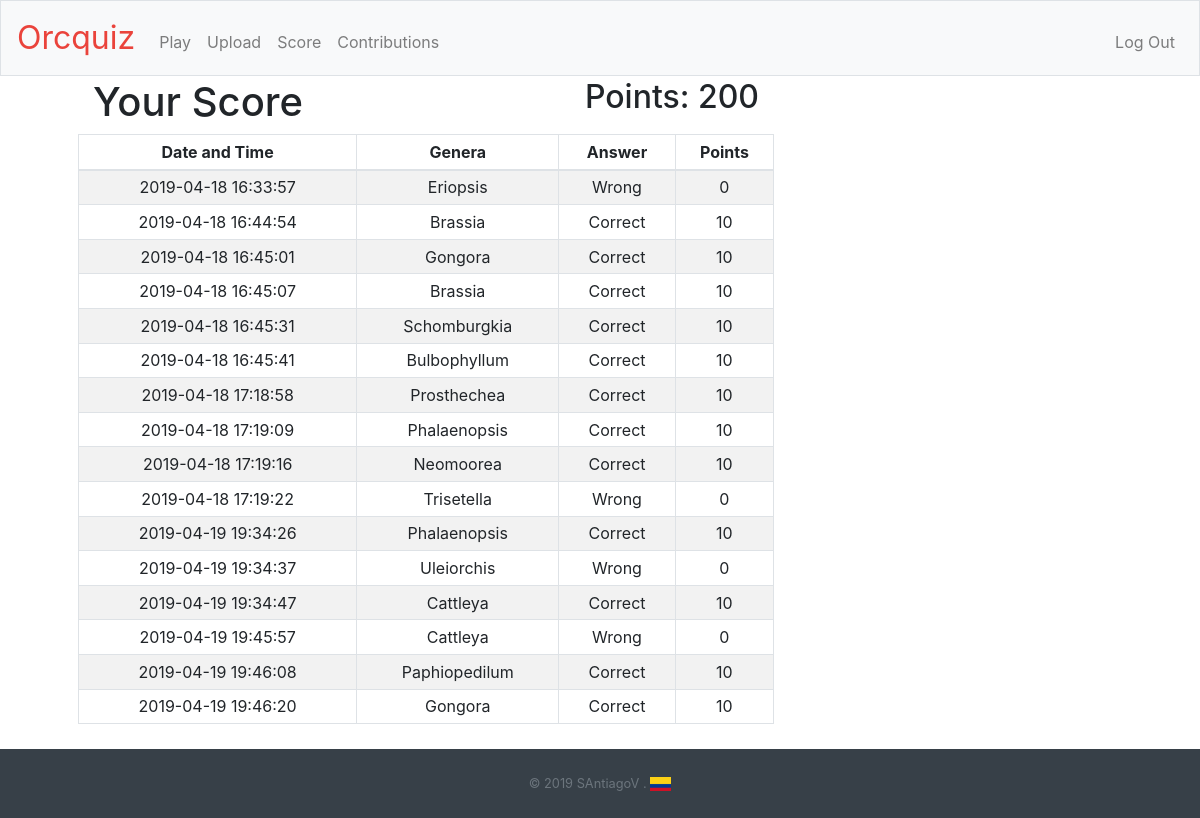
Page /activity (signed in) on the committed database.
### tables this page shows
CREATE TABLE "activities" ('id_activity' integer PRIMARY KEY AUTOINCREMENT NOT NULL,'timestamp' timestamp NOT NULL DEFAULT CURRENT_TIMESTAMP, 'id' integer NOT NULL,'id_contribution' integer NOT NULL,'type' smallint NOT NULL,'points' integer NOT NULL, 'genera' text);

### application.py (the view)
@app.route("/activity")
@login_required
def activity():
    id = session["user_id"]
    plays = []
    plays = db.execute("SELECT * FROM activities WHERE id = :id", id=session['user_id'])
    username = db.execute("SELECT username FROM users WHERE id = :id", id=session['user_id'])
    name = (username[0]['username'])
    for play in plays:
        play["date"] = str(play["timestamp"])
        play["genera"] = str(play["genera"])
        play["points"] = int(play["points"])
        play["type"] = str(play["type"])
    p = db.execute("SELECT points FROM users WHERE id = :id", id=session['user_id'])
    for p in p:
        points=str(p["points"])
    return render_template("activity.html", name=name, plays=plays, points=points)

### application.py (called while the page is built)
@app.after_request
def after_request(response):
    response.headers["Cache-Control"] = "no-cache, no-store, must-revalidate"
    response.headers["Expires"] = 0
    response.headers["Pragma"] = "no-cache"
    return response

### helpers.py (called while the page is built)
def login_required(f):
    @wraps(f)
    def decorated_function(*args, **kwargs):
        if session.get("user_id") is None:
            return redirect("/login")
        return f(*args, **kwargs)
    return decorated_function

### templates/activity.html (shortened to what this page needs)
{% extends "layout.html" %}
{% block main %}
  <div class="col-sm-8 ">
    <div class="row">
      <div class="col">
        <h1> Your Score</h1>
      </div>
      <div class="col">
        <h2 align="right">Points: {{points}}</h2>
      </div>
    </div>
    <div class="row">
      <table class="table table-sm table-striped table-bordered table-hover">
        <thead>
          <tr>
            <th scope="col">Date and Time</th>
            <th scope="col">Genera</th>
            <th scope="col">Answer</th>
            <th scope="col">Points</th>
          </tr>
        </thead>
        <tbody>{% for play in plays %}
          <tr>
            <td>{{ play["date"] }}</td>
            <td>{{ play["genera"] }}</td>
            <td>{{ play["type"] }}</td>
            <td>{{ play["points"] }}</td>
          </tr>
          {% endfor %}
        </tbody>
      </table>
    </div>
  </div>
{% endblock %}

### templates/layout.html (shortened to what this page needs)
<!DOCTYPE html>
<html lang="en">
    <head>
        <link href="https://maxcdn.bootstrapcdn.com/bootstrap/4.1.3/css/bootstrap.min.css" rel="stylesheet">
        <link href="/static/styles.css" rel="stylesheet">
    </head>
    <body>
        <nav class="navbar navbar-expand-md navbar-light bg-light border">
            <a class="navbar-brand" href="/"> <span class="red">Orcquiz</span></a>
            <div class="collapse navbar-collapse" id="navbar">
                {% if session.user_id %}
                    <ul class="navbar-nav mr-auto mt-2">
                        <li class="nav-item"><a class="nav-link" href="/">Play</a></li>
                        <li class="nav-item"><a class="nav-link" href="/upload">Upload</a></li>
                        <li class="nav-item"><a class="nav-link" href="/activity">Score</a></li>
                        <li class="nav-item"><a class="nav-link" href="/contributions">Contributions</a></li>
                    </ul>
                    <ul class="navbar-nav ml-auto mt-2">
                        <li class="nav-item"><a class="nav-link" href="/logout">Log Out</a></li>
                    </ul>
                {% else %}
                    <ul class="navbar-nav ml-auto mt-2">
                        <li class="nav-item"><a class="nav-link" href="/register">Register</a></li>
                        <li class="nav-item"><a class="nav-link" href="/login">Log In</a></li>
                    </ul>
                {% endif %}
            </div>
        </nav>
        <main class="container p-5">
            {% block main %}{% endblock %}
        </main>
        <footer class="small text-center text-muted">
            <span>© 2019 SAntiagoV .</span>
            <span><img src="static/Col.png" alt="Flag" height="14"></span>
        </footer>
    </body>
</html>

### static/styles.css (style rules this page uses)
.navbar { overflow: hidden; background-color: #333; position: fixed; top: 0; width: 100%; z-index:1; }
nav .navbar-brand { font-size: xx-large; }
nav .navbar-brand .red { color: #ea433b; }
main { margin-top: 30px; margin-bottom: 30px; overflow-x: auto; text-align: center; }
footer { position: fixed; left: 0; bottom: 0; width: 100%; padding-top:25px; font-size: small; font-weight: 200; text-align: center; color: white; background-color: #374048; padding-bottom:25px; }
h1 { text-align: justify; }

### rows in the picture
activities: date "2019-04-18 16:33:57", genera "Eriopsis", type "Wrong", points "0"
activities: date "2019-04-18 16:44:54", genera "Brassia", type "Correct", points "10"
activities: date "2019-04-18 16:45:01", genera "Gongora", type "Correct", points "10"
activities: date "2019-04-18 16:45:07", genera "Brassia", type "Correct", points "10"
activities: date "2019-04-18 16:45:31", genera "Schomburgkia", type "Correct", points "10"
activities: date "2019-04-18 16:45:41", genera "Bulbophyllum", type "Correct", points "10"
activities: date "2019-04-18 17:18:58", genera "Prosthechea", type "Correct", points "10"
activities: date "2019-04-18 17:19:09", genera "Phalaenopsis", type "Correct", points "10"
activities: date "2019-04-18 17:19:16", genera "Neomoorea", type "Correct", points "10"
activities: date "2019-04-18 17:19:22", genera "Trisetella", type "Wrong", points "0"
activities: date "2019-04-19 19:34:26", genera "Phalaenopsis", type "Correct", points "10"
activities: date "2019-04-19 19:34:37", genera "Uleiorchis", type "Wrong", points "0"
activities: date "2019-04-19 19:34:47", genera "Cattleya", type "Correct", points "10"
activities: date "2019-04-19 19:45:57", genera "Cattleya", type "Wrong", points "0"
activities: date "2019-04-19 19:46:08", genera "Paphiopedilum", type "Correct", points "10"
activities: date "2019-04-19 19:46:20", genera "Gongora", type "Correct", points "10"

### other values in the picture
{{ points }} "200"
